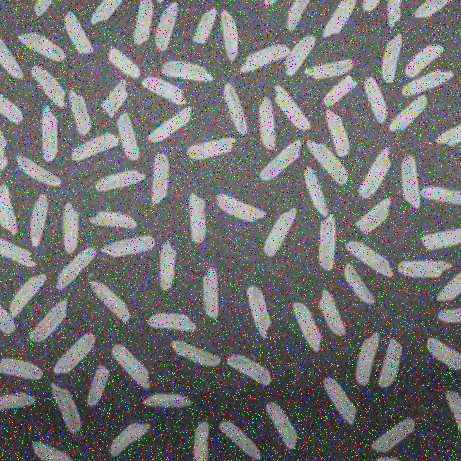
#> input picture images/noise.png, 461 x 461 px; its folder holds only this picture in this run
$ python project_1_count_num_of_rice.py
#> lines starting #> are read from the running program, lines starting #| are printed output that depends on the picture; after the words box and inside, x2 and y2 are one past the last pixel; in counts of white or black regions, pixels touching at a corner belong together
import numpy as np
import cv2
import glob
import time

# thresh_size xác định kích thước của vùng sẽ đặt lại giá trị xung quanh mỗi điểm nhiễu để các tần số lân cận cũng bị loại bỏ.
def denoise_periodic(img, filter_size=2, center_threshold_factor=20):
    height, width = img.shape[:]
    img_fft = np.fft.fft2(img)
    shifted_fft = np.fft.fftshift(img_fft)

    # Hiển thị biến đổi Fourier bằng log của fft
    magnitude_spectrum = 20 * np.log(np.abs(shifted_fft))

    # Lấy giá trị tại điểm trung tâm
    center_value = magnitude_spectrum[int(height / 2)][int(width / 2)]

    # Tìm điểm có tần số cao
    # Tạo bộ lọc nhân chập có giá trị trung tâm là -1 và xung quanh là giá trị dương.
    # Bộ lọc này giúp phát hiện các điểm tần số nhiễu cao bằng cách làm nổi bật các điểm có tần số cao so với tần số trung bình xung quanh.
    freq_magnitude = np.copy(magnitude_spectrum)
    # tạo ma trận có độ lớn [2 * filter_size + 1, 2 * filter_size + 1], điểm trung tâm set = 1
    convolution_kernel = np.ones((2 * filter_size + 1, 2 * filter_size + 1), np.float32) / ((2 * filter_size + 1) * (2 * filter_size + 1) - 1)
    convolution_kernel[filter_size][filter_size] = -1
    convolution_kernel = -convolution_kernel

    filtered_freq = cv2.filter2D(freq_magnitude, -1, convolution_kernel)

    center_threshold = center_value * center_threshold_factor / 356


    filtered_freq[int(height / 2)][int(width / 2)] = 0
    high_freq_indices = np.where(filtered_freq > center_threshold)

    # Loại bỏ các điểm không phải là cực đại
    # tọa độ của các điểm tần số cao được chọn lọc
    selected_x = []
    selected_y = []
    # [6 lines of commented-out code are left out]

    for i, _ in enumerate(high_freq_indices[0]):
        point_value = magnitude_spectrum[high_freq_indices[0][i]][high_freq_indices[1][i]]
        local_area = np.copy(magnitude_spectrum[
            max(0, high_freq_indices[0][i] - filter_size):min(height, high_freq_indices[0][i] + filter_size + 1),
            max(0, high_freq_indices[1][i] - filter_size):min(width, high_freq_indices[1][i] + filter_size + 1)
        ])
        local_area[filter_size][filter_size] = 0

        max_local_value = np.amax(local_area)
        # print("chajy vao day")


        if point_value - max_local_value < 20:
            continue
        selected_x.append(high_freq_indices[0][i])
        selected_y.append(high_freq_indices[1][i])
    # print("selected_x, selected_y", selected_x, selected_y)

    # Đặt giá trị tại các điểm nhiễu đã chọn về 1
    for i, _ in enumerate(selected_x):
        x =  selected_x[i]
        y =  selected_y[i]
        shifted_fft[x, y] = 1

    # Khôi phục ảnh sau khi khử nhiễu
    inverse_shifted_fft = np.fft.ifftshift(shifted_fft)
    img_denoised = np.fft.ifft2(inverse_shifted_fft)
    img_denoised = np.abs(img_denoised).astype(np.uint8)

    return img_denoised
def count_objects(img):
    # cv2.imshow("img",img)

    # Khử nhiễu chung
    median_filtered = cv2.medianBlur(img, 5)
    # print("chajy vao day")
    # cv2.imshow("median_filtered",median_filtered)
    gaussian_blurred = cv2.GaussianBlur(median_filtered, (5, 5), 0)

    # Mở rộng ảnh để các bước lọc không ảnh hưởng đến các vùng ở cạnh
    # lật ảnh 3 kiểu
    flipped_all = cv2.flip(gaussian_blurred, -1)
    # cv2.imshow("flipped_all", flipped_all)

    flipped_vertical = cv2.flip(gaussian_blurred, 0)
    flipped_horizontal = cv2.flip(gaussian_blurred, 1)

    # gắn ảnh đã lật thành 3*3 ảnh
    row_top = np.concatenate((flipped_all, flipped_vertical, flipped_all), axis=1)
    row_middle = np.concatenate((flipped_horizontal, gaussian_blurred, flipped_horizontal), axis=1)
    row_bottom = np.concatenate((flipped_all, flipped_vertical, flipped_all), axis=1)

    expanded_img = np.concatenate((row_top, row_middle, row_bottom), axis=0)
    # cv2.imshow("expanded_img", expanded_img)

    # Xác định lại kích thước sau khi mở rộng
    expanded_height, expanded_width = expanded_img.shape[:]
    x1, x2 = int(expanded_width / 3), int(2 * expanded_width / 3)
    y1, y2 = int(expanded_height / 3), int(2 * expanded_height / 3)

    # Cân bằng histogram cục bộ
    clahe = cv2.createCLAHE(clipLimit=5, tileGridSize=(int(expanded_width / 50), int(expanded_height / 50)))
    equalized_img = clahe.apply(expanded_img)
    # cv2.imshow("equalized_img_2", equalized_img)

    # làm mịn ảnh
    equalized_img = cv2.GaussianBlur(equalized_img, (5, 5), 0)
    # cv2.imshow("equalized_img_3", equalized_img)


    # Ngưỡng hóa cục bộ
    # Nhị phân ảnh
    thresholded_img = cv2.adaptiveThreshold(equalized_img, 255, cv2.ADAPTIVE_THRESH_GAUSSIAN_C, cv2.THRESH_BINARY, 55, -12)
    cropped_thresholded_img = thresholded_img[y1:y2, x1:x2]
    # cv2.imshow("cropped_thresholded_img", cropped_thresholded_img)
    equalized_img = equalized_img[y1:y2, x1:x2]


    # Tạo kernel để làm giãn và xói ảnh, giúp loại nhiễu và tách các đối tượng gần nhau
    # small_kernel erosion với kernel nhỏ làm giảm kích thước các đối tượng nhỏ, loại bỏ các điểm nhiễu nhỏ xung quanh.
    # small_kernel dilation sau đó giúp phục hồi các đối tượng chính trong ảnh, đảm bảo các chi tiết quan trọng không bị mất đi.
    # large_kernel Loại bỏ các kết nối mỏng hoặc vùng không mong muốn giữa các đối tượng lớn.
    small_kernel = cv2.getStructuringElement(cv2.MORPH_RECT, (3, 3))
    large_kernel = cv2.getStructuringElement(cv2.MORPH_RECT, (6, 6))

    # Giãn và xói ảnh để loại bỏ nhiễu
    processed_img = cv2.erode(cropped_thresholded_img, small_kernel, iterations=1)
    processed_img = cv2.dilate(processed_img, small_kernel, iterations=1)
    processed_img = cv2.erode(processed_img, large_kernel, iterations=1)

    # Tìm các đường viền (contours)
    contours, _ = cv2.findContours(processed_img, cv2.RETR_EXTERNAL, cv2.CHAIN_APPROX_SIMPLE)

    # Tìm đường viền lớn nhất
    count = 0
    max_area = 0
    for contour in contours:
        area = cv2.contourArea(contour)
        max_area = max(area, max_area)

    # Đếm các đối tượng có diện tích đủ lớn so với đối tượng lớn nhất
    for contour in contours:
        # giảm bớt số điểm trong đường viền, giúp đơn giản hóa hình dạng của đối tượng.
        approx_contour = cv2.approxPolyDP(contour, 3, True)
        bounding_rect = cv2.boundingRect(approx_contour)

        area = cv2.contourArea(contour)
        if area < 0.08 * max_area:
            continue

        count += 1
        # ve hình vuong
        cv2.rectangle(equalized_img, (int(bounding_rect[0]), int(bounding_rect[1])),
                      (int(bounding_rect[0] + bounding_rect[2]), int(bounding_rect[1] + bounding_rect[3])), (0, 255, 0), 1)
        # cv2.imshow("img2", equalized_img)
        # ve duong vien
        cv2.drawContours(equalized_img, contours, -1, (0, 0, 255), 1)
        # cv2.imshow("img3", equalized_img)


    return equalized_img, count

i=0
# cv2.namedWindow("rice count", cv2.WINDOW_AUTOSIZE)
for path in glob.glob("images/*"):
    # print("image file: ", path)
    t = time.time()
    img_ori = cv2.imread(path)
#> img_ori is the input picture: shape (461, 461, 3); mean B, G, R 111.8, 111.8, 111.8

    img_gray = cv2.cvtColor(img_ori,cv2.COLOR_BGR2GRAY)
    h,w = img_gray.shape[:]
#> h = 461; w = 461
    # print("h,w", h,w, img_gray)
    # cv2.imshow("img_gray ", img_gray )

    img_denoised = denoise_periodic(img_gray)
#> in denoise_periodic, `magnitude_spectrum = 20 * np.log(np.abs(shifted_fft))`:
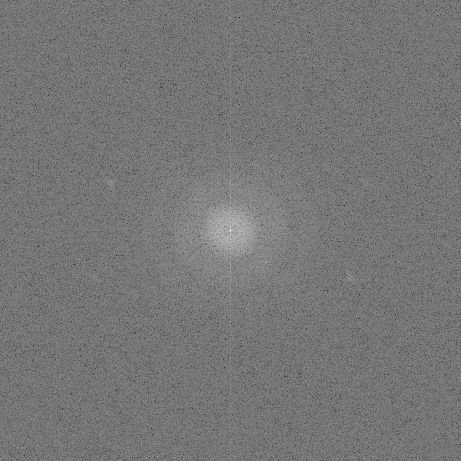
#> magnitude_spectrum: shape (461, 461) float64; min 43.63, max 339.7, mean 180.9; drawn with min black and max white
#> in denoise_periodic, `center_value = magnitude_spectrum[int(height / 2)][int(width / 2)]`: center_value = 339.7
#> in denoise_periodic, `filtered_freq = cv2.filter2D(freq_magnitude, -1, convolution_kernel)`:
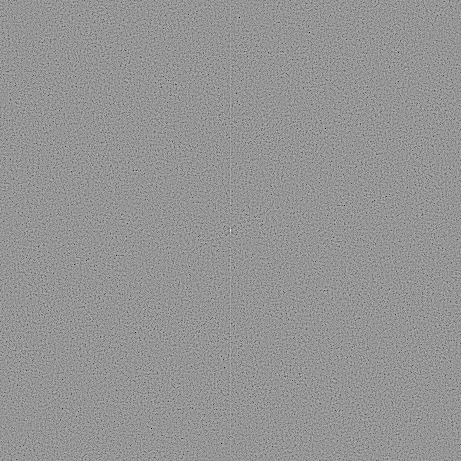
#> filtered_freq: shape (461, 461) float64; min -136.8, max 97.38, mean 0; drawn with min black and max white
#> in denoise_periodic, `center_threshold = center_value * center_threshold_factor / 356`: center_threshold = 19.08
#> in denoise_periodic, `filtered_freq[int(height / 2)][int(width / 2)] = 0`:
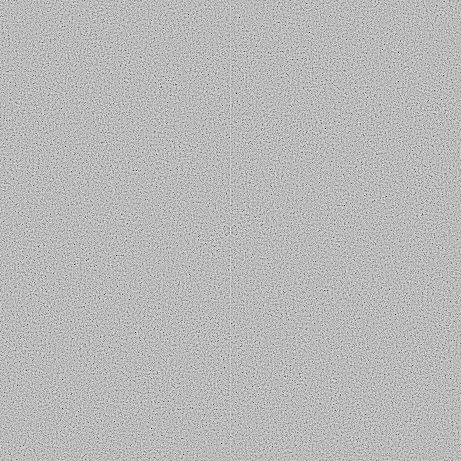
#> filtered_freq: shape (461, 461) float64; under 0.01% of pixels changed, all inside (x1, y1, x2, y2) = (230, 230, 231, 231); drawn with min black and max white
#> in denoise_periodic, `high_freq_indices = np.where(filtered_freq > center_threshold)`: high_freq_indices = 6564 positions, rows 0 to 460, columns 0 to 460
#> the loop in denoise_periodic, `for i, _ in enumerate(high_freq_indices[0]):` made 6564 passes
#> (point_value, max_local_value) on passes 1 to 3: (196.2, 198.7), (198.7, 198.7), (196.6, 196.6)
#> after the loop in denoise_periodic, `for i, _ in enumerate(high_freq_indices[0]):`: selected_x = []
    # cv2.imshow("img_denoised ", img_denoised)
    cv2.waitKey(0)
    img_denoise = img_denoised.copy()
    # cv2.imshow("img_denoised ", img_denoised)


    res_img, res_count = count_objects(img_denoised)
#> in count_objects, `expanded_img = np.concatenate((row_top, row_middle, row_bottom), axis=0)`:
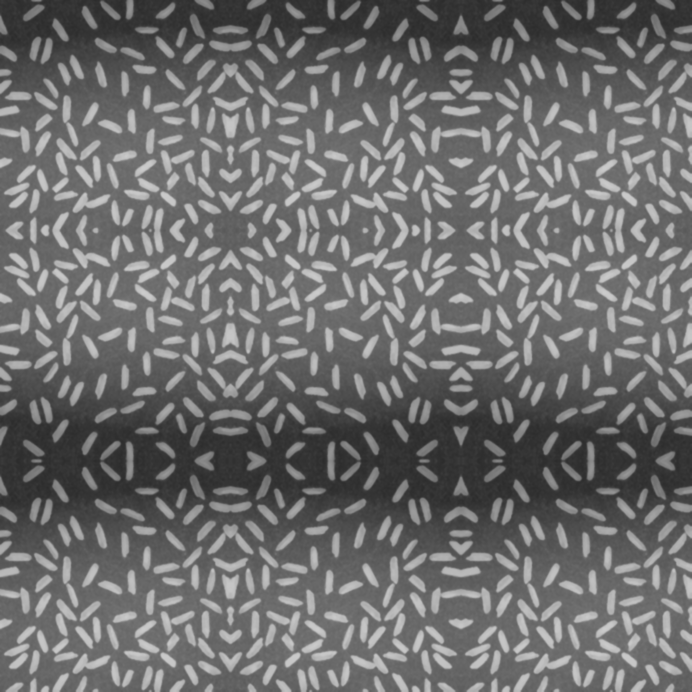
#> expanded_img: shape (1383, 1383) (shown at 1/2 size); min 43, max 203, mean 109.7
#> in count_objects, `thresholded_img = cv2.adaptiveThreshold(equalized_img, 255, cv2.ADAPTI..`:
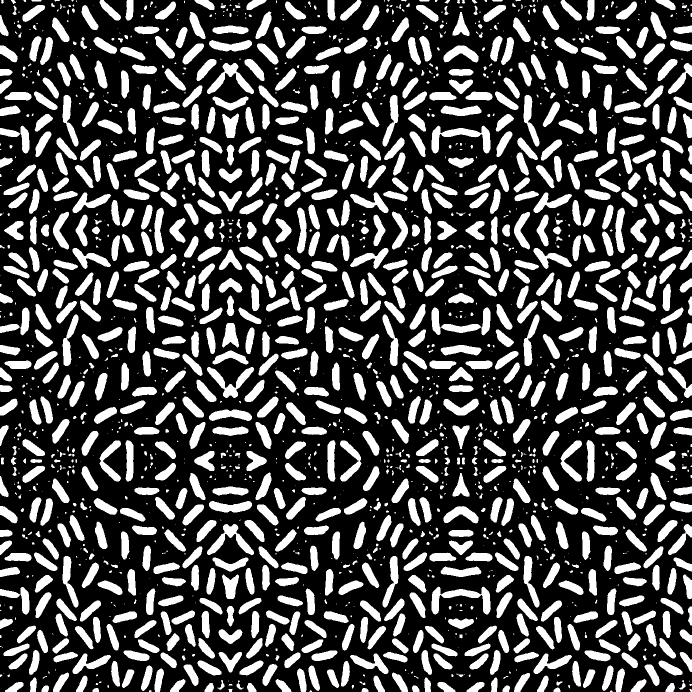
#> thresholded_img: shape (1383, 1383) (shown at 1/2 size); 29.2% white; 1962 white regions (770 under 20 px), largest, box (x1, y1, x2, y2) and area: (863, 251, 981, 307) 2457, (863, 1173, 982, 1229) 2450, (414, 126, 508, 188) 1895
#> in count_objects, `cropped_thresholded_img = thresholded_img[y1:y2, x1:x2]`: cropped_thresholded_img: shape (461, 461); 29.2% white; 239 white regions (94 under 20 px), largest, box (x1, y1, x2, y2) and area: (304, 168, 336, 271) 1325, (239, 35, 316, 77) 1266, (0, 273, 47, 335) 941
#> in count_objects, `processed_img = cv2.erode(cropped_thresholded_img, small_kernel, itera..`: processed_img: shape (461, 461); 22.2% white; 179 white regions (74 under 20 px), largest, box (x1, y1, x2, y2) and area: (241, 36, 315, 75) 978, (0, 274, 46, 334) 726, (51, 384, 81, 436) 685
#> in count_objects, `processed_img = cv2.dilate(processed_img, small_kernel, iterations=1)`: processed_img: shape (461, 461); 28.9% white; 176 white regions (44 under 20 px), largest, box (x1, y1, x2, y2) and area: (304, 168, 336, 271) 1325, (240, 35, 316, 76) 1262, (0, 273, 47, 335) 941
#> in count_objects, `processed_img = cv2.erode(processed_img, large_kernel, iterations=1)`:
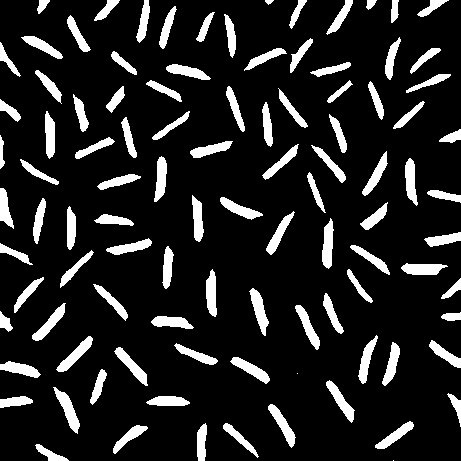
#> processed_img: shape (461, 461); 13.6% white; 101 white regions (2 under 20 px)
#> in count_objects, `contours, _ = cv2.findContours(processed_img, cv2.RETR_EXTERNAL, cv2.C..`: contours = 101 contours, 3 with area under 20; largest, box (x1, y1, x2, y2) and area: (53, 387, 80, 434) 398, (56, 336, 93, 372) 378, (249, 288, 269, 336) 376, (322, 218, 334, 269) 368, (401, 263, 448, 275) 366
#> the loop in count_objects, `for contour in contours:` made 101 passes
#> (area, max_area) on passes 2, 3, 4, 5, 6, 7, 8, 9, 10, 11, 12, 14: (185, 185), (289, 289), (250.5, 289), (261.5, 289), (320, 320), (358.5, 358.5), (299.5, 358.5), (230, 358.5), (134.5, 358.5), (398.5, 398.5), (351, 398.5), (226, 398.5)
#> the loop in count_objects, `for contour in contours:` made 101 passes
#> (approx_contour, bounding_rect, area) on passes 2, 3, 4, 5, 8, 9, 10, 14, 18: ([[35, 445], [48, 460], [68, 460]], (35, 445, 34, 16), 185), ([[147, 427], [132, 427], [116, 442], [113, 452]], (113, 427, 35, 26), 289), ([[225, 423], [223, 428], [257, 457], [253, 447]], (223, 423, 35, 35), 250.5), ([[205, 423], [197, 432], [198, 460], [205, 456]], (197, 423, 9, 38), 261.5), ([[146, 402], [189, 403], [175, 396], [158, 396]], (146, 396, 44, 8), 299.5), ([[32, 400], [25, 396], [0, 399], [0, 407]], (0, 396, 33, 12), 230), ([[448, 393], [460, 426], [460, 400]], (448, 393, 13, 34), 134.5), ([[102, 369], [92, 392], [92, 404], [106, 375]], (92, 369, 15, 36), 226), ([[174, 345], [181, 353], [202, 362], [217, 361]], (174, 345, 44, 18), 282)
#> (bounding_rect, area) on passes 6, 7, 11, 12, 15, 16: ((375, 422, 38, 26), 320), ((268, 404, 27, 44), 358.5), ((53, 387, 27, 47), 398.5), ((327, 381, 28, 42), 351), ((0, 364, 41, 14), 331), ((230, 357, 40, 27), 350.5)
#> after the loop in count_objects, `for contour in contours:`:
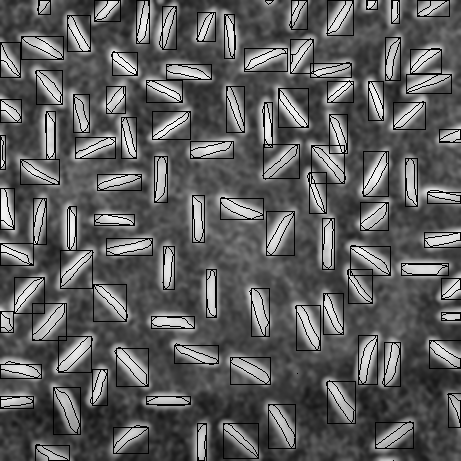
#> equalized_img: shape (461, 461); min 0, max 243, mean 95.4
#> after the loop in count_objects, `for contour in contours:`: count = 98
#> res_count = 98
    cv2.imshow("res_img", res_img)
    # print("time: ", time.time()-t)
    # print("rice count of "+ path, res_count)
    cv2.imshow("rice count of "+ path +": " + str(res_count), res_img)
    # cv2.moveWindow("rice count of "+ path +": " + str(res_count), 460*i,0)
    i = i +1

cv2.waitKey()

$ run again, on images/sinus.png
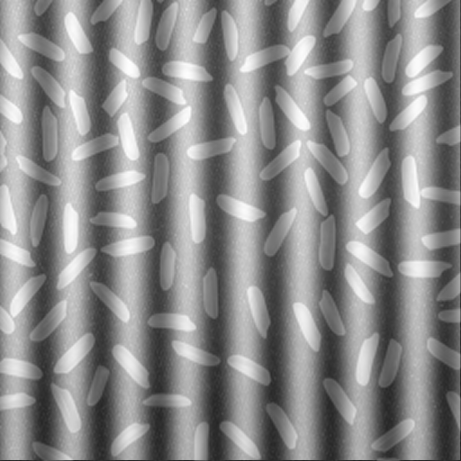
#> input picture images/sinus.png, 461 x 461 px
#> img_ori is the input picture: shape (461, 461, 3); min 37, max 255, mean 140.2
#> center_value = 344.2
#> center_threshold = 19.34
#> high_freq_indices = 6846 positions, rows 0 to 460, columns 0 to 460
#> the loop in denoise_periodic, `for i, _ in enumerate(high_freq_indices[0]):` made 6846 passes
#> (point_value, max_local_value) on passes 1 to 3: (113.5, 113.5), (112.2, 112.6), (119, 119)
#> after the loop in denoise_periodic, `for i, _ in enumerate(high_freq_indices[0]):`: selected_x = [230, 230]; selected_y = [222, 238]
#> the loop in denoise_periodic, `for i, _ in enumerate(selected_x):` made 2 passes
#> (x, y) on passes 1 to 2: (230, 222), (230, 238)
#> in count_objects, `thresholded_img = cv2.adaptiveThreshold(equalized_img, 255, cv2.ADAPTI..`:
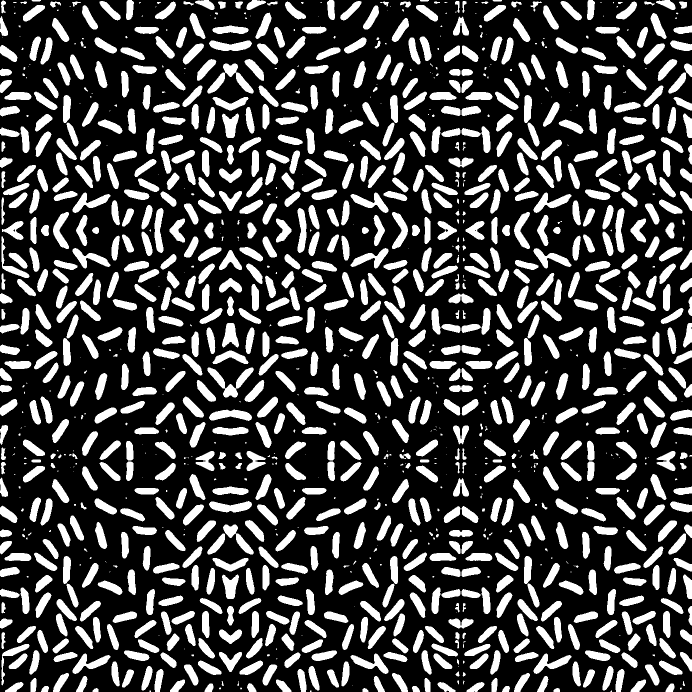
#> thresholded_img: shape (1383, 1383) (shown at 1/2 size); 27% white; 1309 white regions (351 under 20 px), largest, box (x1, y1, x2, y2) and area: (415, 735, 508, 795) 1796, (418, 1002, 504, 1025) 1273, (418, 819, 504, 842) 1263
#> cropped_thresholded_img: shape (461, 461); 27% white; 162 white regions (49 under 20 px), largest, box (x1, y1, x2, y2) and area: (240, 35, 316, 76) 1206, (0, 274, 47, 334) 902, (50, 383, 82, 435) 787
#> contours = 105 contours, 7 with area under 20; largest, box (x1, y1, x2, y2) and area: (322, 219, 333, 268) 351, (54, 387, 80, 432) 348, (57, 336, 93, 372) 345, (402, 264, 447, 275) 336, (250, 289, 268, 335) 330
#> the loop in count_objects, `for contour in contours:` made 105 passes
#> (area, max_area) on passes 4, 5, 6, 7, 8, 10, 11, 12: (118.5, 118.5), (254, 254), (218, 254), (212, 254), (281.5, 281.5), (298, 298), (241.5, 298), (209.5, 298)
#> the loop in count_objects, `for contour in contours:` made 105 passes
#> (approx_contour, bounding_rect, area) on passes 4, 5, 6, 8, 10: ([[36, 445], [47, 457], [63, 456]], (36, 445, 28, 13), 118.5), ([[147, 427], [132, 428], [116, 443], [113, 452]], (113, 427, 35, 26), 254), ([[223, 426], [257, 455], [230, 425]], (223, 425, 35, 31), 218), ([[412, 424], [404, 424], [375, 447], [386, 447]], (375, 424, 38, 24), 281.5), ([[270, 405], [292, 446], [294, 436], [280, 412]], (270, 405, 25, 42), 298)
#> after the loop in count_objects, `for contour in contours:`:
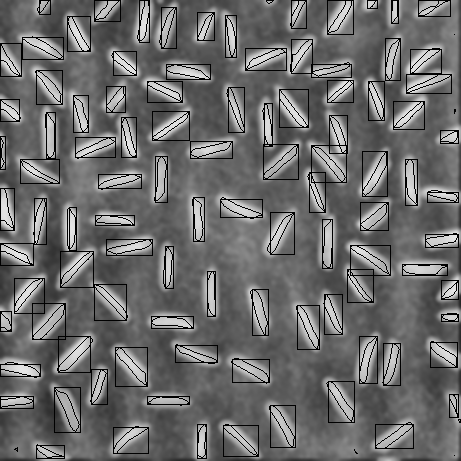
#> equalized_img: shape (461, 461); min 0, max 233, mean 108.9
#> after the loop in count_objects, `for contour in contours:`: count = 98
